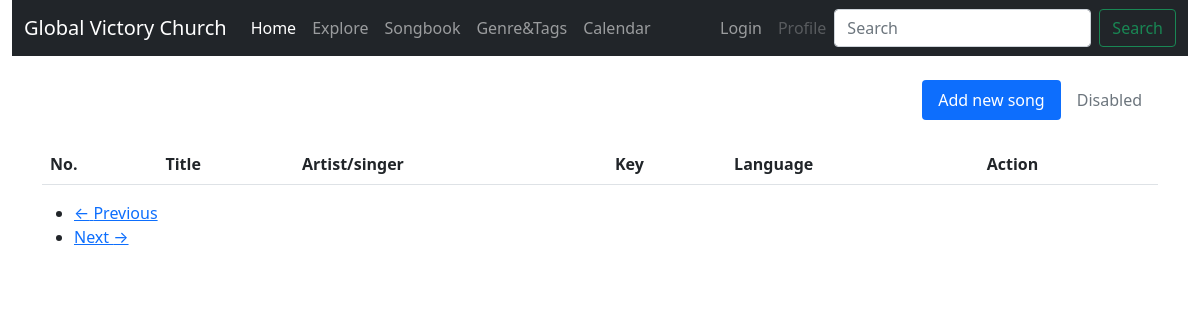
The app's page /songbook, older data.
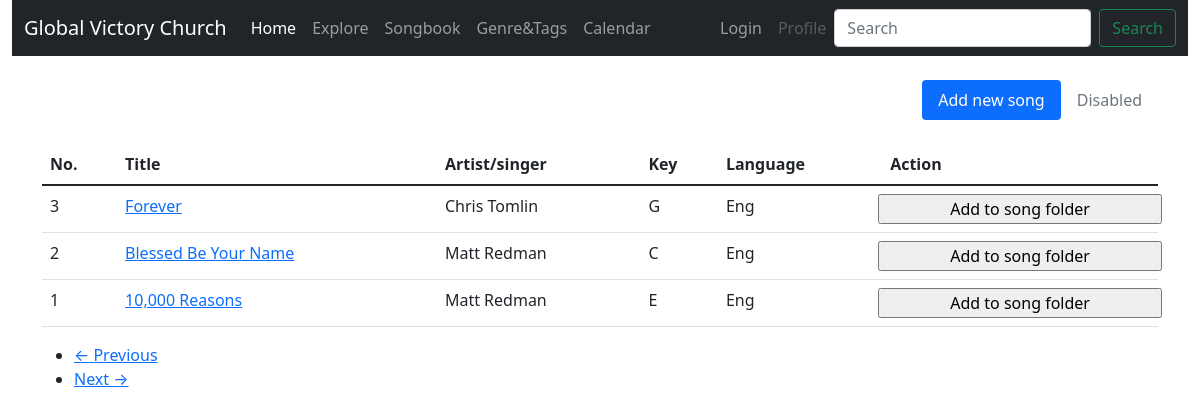
The same page, newer data.
### app/models.py (models this page shows, shortened)
class Song(db.Model):
    id = db.Column(db.Integer, primary_key=True)
    title = db.Column(db.String(255), index=True)
    singer = db.Column(db.String(140), index=True)
    info = db.Column(db.String(140))
    key = db.Column(db.Integer)
    lyrics = db.Column(db.Text)
    language = db.Column(db.Integer)
    timestamp = db.Column(db.DateTime, index=True, default=datetime.utcnow)
    user_id = db.Column(db.Integer, db.ForeignKey('user.id'))
    listitem_id = db.Column(db.Integer, db.ForeignKey('listitem.id'))
    tags = db.relationship('Tag', secondary=songtags,
                           backref=db.backref('songs', lazy='dynamic'), lazy='dynamic')
    translated = db.relationship(
        'Song', secondary=translation,
        primaryjoin=(translation.c.song_id == id),
        secondaryjoin=(translation.c.translated_id == id),
        backref=db.backref('translation', lazy='dynamic'), lazy='dynamic')
    media = db.relationship('Mlinks', secondary=medialinks,
                           backref=db.backref('songs', lazy='dynamic'), lazy='dynamic')

### app/routes.py (the view)
@app.route('/songbook')
def songbook():
    form = EmptyForm()
    keyset = ('Empty', 'C', 'C#', 'D', 'D#', 'E', 'F', 'F#', 'G', 'G#', 'A', 'A#', 'B')
    page = request.args.get('page', 1, type=int)
    songs = Song.query.order_by(Song.title.desc()).paginate(
        page=page, per_page=app.config['SONGS_PER_PAGE'], error_out=False)
    next_url = url_for('songbook', page=songs.next_num) \
        if songs.has_next else None
    prev_url = url_for('songbook', page=songs.prev_num) \
        if songs.has_prev else None
    return render_template('songbook.html', title='Songbook', songs=songs.items,
                           next_url=next_url, prev_url=prev_url, keyset=keyset, lang=lang, form=form)

### app/forms.py
class EmptyForm(FlaskForm):
    submit = SubmitField('Submit')

### app/routes.py (called while the page is built)
@app.before_request
def before_request():
    if current_user.is_authenticated:
        current_user.last_seen = datetime.utcnow()
        db.session.commit()

### app/templates/songbook.html
{% extends "base.html" %}
{% block app_content %}
    <br>
	<div class="row">
		<div class="col">
			<nav class="nav nav-pills justify-content-end">
				<a class="nav-link active" aria-current="page" href="{{ url_for('add_song') }}">Add new song</a>
				<a class="nav-link disabled" href="#" tabindex="-1" aria-disabled="true">Disabled</a>
			</nav>
		</div>
	</div>
	<br>
	<div class="row">
		<div class="col">
			<table class="table table-hover">
			<thead>
			  <tr>
				 <th>No.</th>
				 <th>Title</th>
				 <th>Artist/singer</th>
				 <th>Key</th>
				 <th>Language</th>
				 <th>Action</th>
			  </tr>
			</thead>
			<tbody>
			{% for song in songs %}
				{% include '_song.html' %}
			{% endfor %}
			</tbody>
			</table>
		<nav aria-label="...">
			<ul class="pager">
				<li class="previous{% if not prev_url %} disabled{% endif %}">
					<a href="{{ prev_url or '#' }}">
						<span aria-hidden="true">&larr;</span> Previous
					</a>
				</li>
				<li class="next{% if not next_url %} disabled{% endif %}">
					<a href="{{ next_url or '#' }}">
						Next <span aria-hidden="true">&rarr;</span>
					</a>
				</li>
			</ul>
		</nav>
		</div>
	</div>
{% endblock %}

### app/templates/_song.html (shortened to what this page needs)
        <tr valign="top">
            <td>{{ song.id }}</td>
			<td><a href="{{ url_for('.view_song', id=song.id) }}">{{ song.title }}</a></td>
            <td>{{ song.singer }}</td>
			<td>{{ keyset[song.key] }}</td>
			<td>{{ lang[song.language] }}</td>
			<td><form class="row needs-validation" action="{{ url_for('.add_to_cart', songid=song.id) }}" method="post">
						{{ form.submit(value='Add to song folder') }}
					</form></td>
        </tr>

Row changes from the older to the newer data that the page shows:
added Song: id "3", title "Forever", singer "Chris Tomlin", key "G", language "Eng"
added Song: id "2", title "Blessed Be Your Name", singer "Matt Redman", key "C", language "Eng"
added Song: id "1", title "10,000 Reasons", singer "Matt Redman", key "E", language "Eng"
